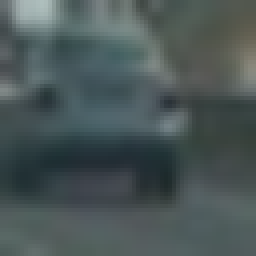
#> input picture data/vehicles/GTI_Far/image0024.png, 64 x 64 px (shown 4 times larger); its folder holds only this picture in this run
$ jupyter execute Project.ipynb
#> lines starting #> are read from the running program, lines starting #| are printed output that depends on the picture
[cell 1]
import numpy as np
import matplotlib.pyplot as plt
import matplotlib.image as mpimg
import cv2
import random
import glob
from skimage.feature import hog
from sklearn.preprocessing import StandardScaler
import time
from sklearn.svm import LinearSVC
from sklearn.preprocessing import StandardScaler
from sklearn.model_selection import train_test_split

[cell 2]
vehicle_image_location=glob.glob('/data/vehicles/*/*.png')
non_vehicle_image_location=glob.glob('/data/non-vehicles/*/*.png')

vehicle_images=[]
non_vehicle_images=[]

for fname in vehicle_image_location:
    vehicle=mpimg.imread(fname)
#> vehicle is the input picture: shape (64, 64, 3) float32; mean R, G, B 0.292, 0.34, 0.341
    vehicle_images.append(vehicle)

for fname in non_vehicle_image_location:
    non_vehicle=mpimg.imread(fname)
    non_vehicle_images.append(non_vehicle)

print('Number of images in vehicle dataset:',len(vehicle_images))
#| Number of images in vehicle dataset: 2
print()
print('Number of images in Non-vehicle dataset:',len(non_vehicle_images))

Color Histogram Features
===

[cell 3]
def color_hist(img,nbins=32,bin_range=(0,256)):
    channel_1_hist=np.histogram(img[:,:,0],nbins,bin_range)
    channel_2_hist=np.histogram(img[:,:,1],nbins,bin_range)
    channel_3_hist=np.histogram(img[:,:,2],nbins,bin_range)

    #bin_edges=r_hist[1]
    #bin_centers=(bin_edges[1:]+bin_edges[0:len(bin_edges)-1])/2

    hist_features=np.concatenate((channel_1_hist[0],channel_2_hist[0],channel_3_hist[0]))
    return hist_features

Binary Spatial Features
===

[cell 4]
def bin_spatial(img,size=(32,32)):

    binary_features=cv2.resize(img,size).ravel()

    return binary_features

"""
color_spaces=['RGB','HSV','LUV','HLS','YUV','YCrCb']
sizes=[(8,8),(16,16),(32,32)]

feature=[]
idx=0
fig,axs=plt.subplots(6,3,figsize=(30,30))
ax=axs.ravel()
for i in range(len(color_spaces)):
    for j in range(len(sizes)):
        binary_features=bin_spatial(rgb_image,color_space=color_spaces[i],size=sizes[j])


        ax[idx].plot(binary_features)
        ax[idx].set_title(str(color_spaces[i])+' '+str(sizes[j]),fontsize=20)
        idx=idx+1
"""

HOG Features
===

[cell 5]
def get_hog_features(img, orient, pix_per_cell, cell_per_block,vis=False, feature_vec=True):
    # Call with two outputs if vis==True
    if vis == True:
        features, hog_image = hog(img, orientations=orient, pixels_per_cell=(pix_per_cell, pix_per_cell),
                                  cells_per_block=(cell_per_block, cell_per_block), block_norm= 'L2-Hys',
                                  transform_sqrt=True,
                                  visualise=vis, feature_vector=feature_vec)
        return features, hog_image
    # Otherwise call with one output
    else:
        features = hog(img, orientations=orient, pixels_per_cell=(pix_per_cell, pix_per_cell),
                       cells_per_block=(cell_per_block, cell_per_block), block_norm= 'L2-Hys',
                       transform_sqrt=True,
                       visualise=vis, feature_vector=feature_vec)
        return features

[cell 6]
features=[]
def extract_features(images,color_space='RGB',size=(32,32),nbins=32,bin_range=(0,256)):
#> called with color_space = 'RGB', size = (32, 32), nbins = 32, bin_range = (0, 256)
    for file in images:
        #image=mpimg.imread(file)
        image=file
        if color_space != 'RGB':
            if color_space == 'HSV':
                feature_img=cv2.cvtColor(image,cv2.COLOR_RGB2HSV)
            elif color_space == 'LUV':
                feature_img=cv2.cvtColor(image,cv2.COLOR_RGB2LUV)
            elif color_space == 'HLS':
                feature_img=cv2.cvtColor(image,cv2.COLOR_RGB2HLS)
            elif color_space== 'YUV':
                feature_img=cv2.cvtColor(image,cv2.COLOR_RGB2YUV)
            elif color_space=='YCrCb':
                feature_img=cv2.cvtColor(image,cv2.COLOR_RGB2YCrCb)
        else:
            feature_img=np.copy(image)
        binary_features=bin_spatial(feature_img,size)
        hist_features=color_hist(feature_img,nbins,bin_range)
        features.append(np.concatenate((binary_features,hist_features)))
#> this loop made 2 passes
#> after the loop, features = 2 items
    return features

[cell 7]
vehicle_features=extract_features(vehicle_images)
#> vehicle_features = 2 items
non_vehicle_features=extract_features(non_vehicle_images)
#> non_vehicle_features = 2 items

[cell 8]
X = np.vstack((vehicle_features,non_vehicle_features)).astype(np.float64)
# Fit a per-column scaler
X_scaler = StandardScaler().fit(X)
# Apply the scaler to X
scaled_X = X_scaler.transform(X)
car_ind=random.randint(0,len(vehicle_images))
#> car_ind = 1

[cell 9]
# Plot an example of raw and scaled features
fig = plt.figure(figsize=(12,4))
plt.subplot(131)
plt.imshow(vehicle_images[car_ind])
plt.title('Original Image')
plt.subplot(132)
plt.plot(X[car_ind])
plt.title('Raw Features')
plt.subplot(133)
plt.plot(scaled_X[car_ind])
plt.title('Normalized Features')
fig.tight_layout()
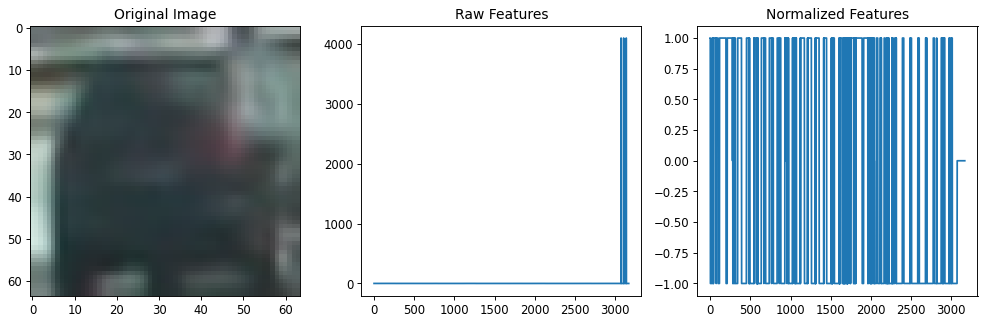
#> figure drawn by matplotlib, 3 panels; panel 2: curve peaks at x = 3072, y = 4096; panel 3: curve peaks at x = 0, y = 1

[cell 10]
# Define the labels vector
y = np.hstack((np.ones(len(vehicle_features)), np.zeros(len(non_vehicle_features))))
#> y = [1, 1, 0, 0]

# Split up data into randomized training and test sets
rand_state = np.random.randint(0, 100)
#> rand_state = 44
X_train, X_test, y_train, y_test = train_test_split(
    X, y, test_size=0.2, random_state=rand_state)
#> y_train = [0, 1, 1]; y_test = [0]

# Fit a per-column scaler only on the training data
X_scaler = StandardScaler().fit(X_train)
# Apply the scaler to X_train and X_test
X_train = X_scaler.transform(X_train)
X_test = X_scaler.transform(X_test)

#print('Using spatial binning of:',spatial,
#'and', histbin,'histogram bins')
print('Feature vector length:', len(X_train[0]))
#| Feature vector length: 3168
# Use a linear SVC
svc = LinearSVC()
# Check the training time for the SVC
t=time.time()
svc.fit(X_train, y_train)
t2 = time.time()
print(round(t2-t, 2), 'Seconds to train SVC...')
# Check the score of the SVC
print('Test Accuracy of SVC = ', round(svc.score(X_test, y_test), 4))
#| Test Accuracy of SVC =  0.0
# Check the prediction time for a single sample
t=time.time()
n_predict = 10
print('My SVC predicts: ', svc.predict(X_test[0:n_predict]))
#| My SVC predicts:  [1.]
print('For these',n_predict, 'labels: ', y_test[0:n_predict])
#| For these 10 labels:  [0.]
t2 = time.time()
print(round(t2-t, 5), 'Seconds to predict', n_predict,'labels with SVC')
